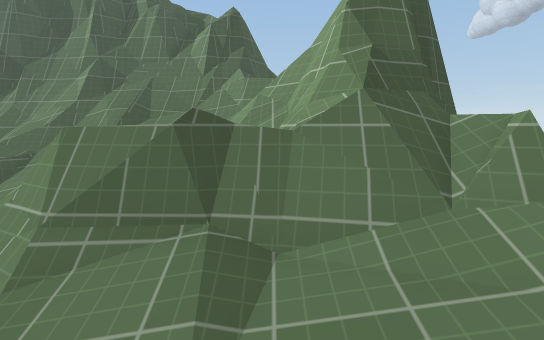
[1] (above)

16 first-person views from a walk through a 3-D level made in the Unity game engine. The camera is 1.5 m above the floor, tilts 8° down and sees 85° across. The floor is counted in squares, 1 m on a side. Each view is taken from the middle of a square. On the plan, view 1 faces up. The plan holds only what a view shows up to about 15 squares ahead; the rest is blank. The place goes on beyond the plan. The player is left out. Some surface patterns are stand-ins.

[2]
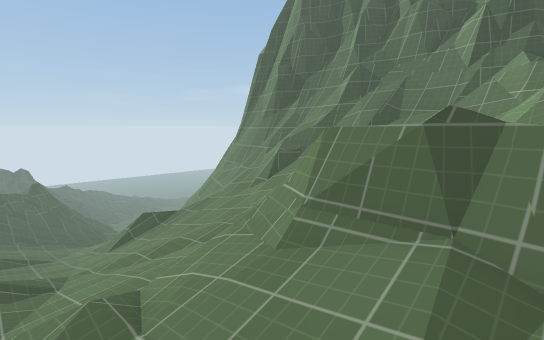

[3]
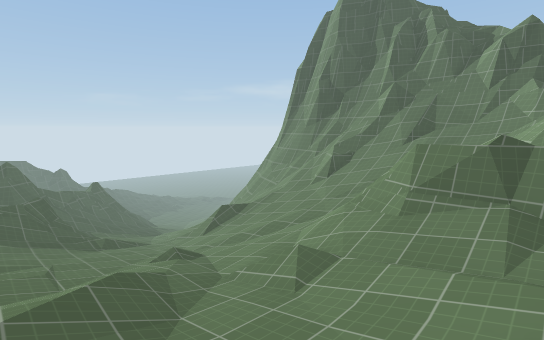

[4]
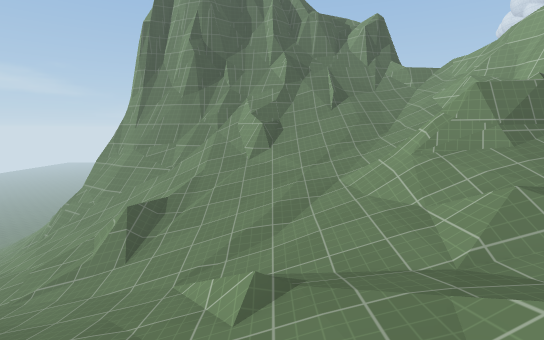

[5]
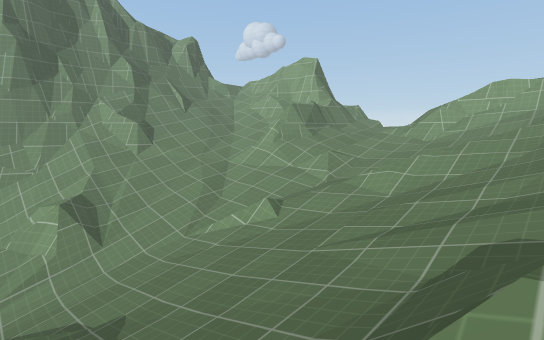

[6]
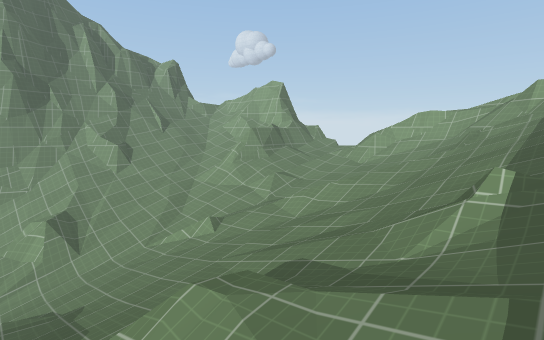

[7]
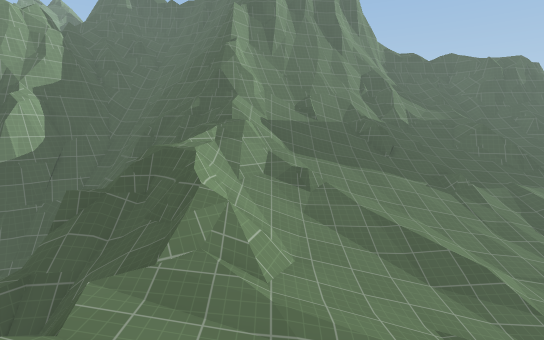

[8]
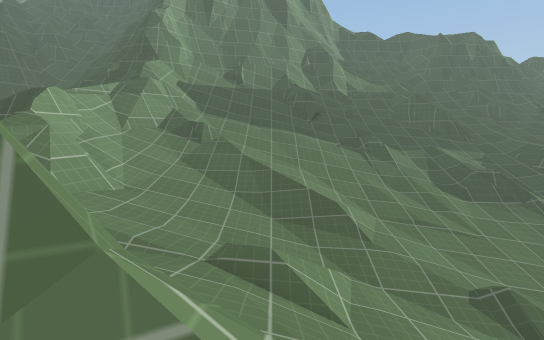

[9]
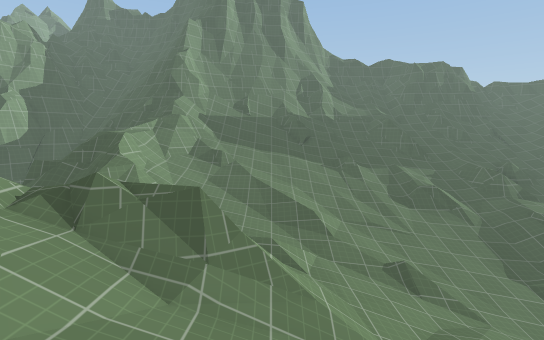

[10]
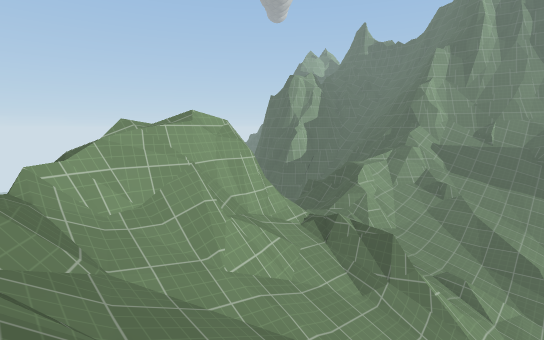

[11]
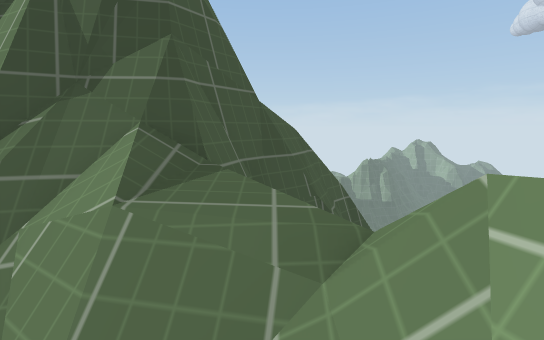

[12]
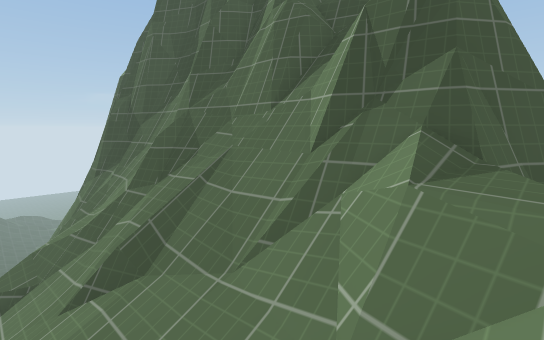

[13]
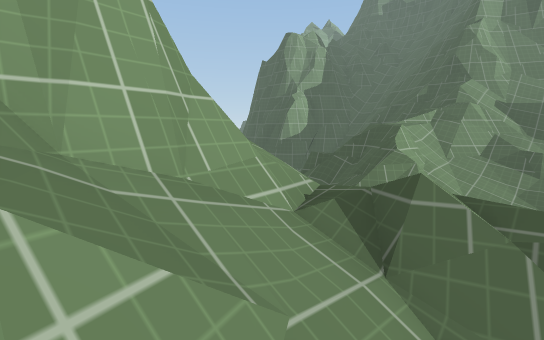

[14]
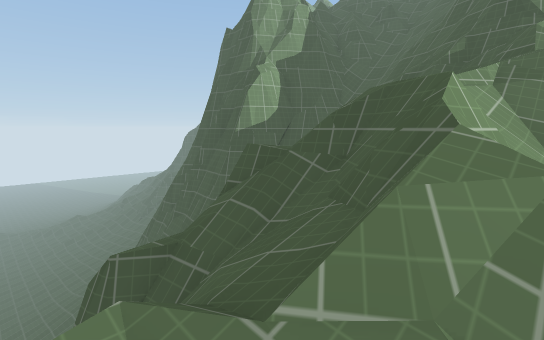

[15]
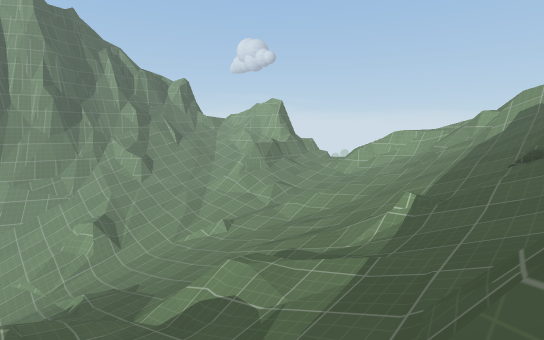

[16]
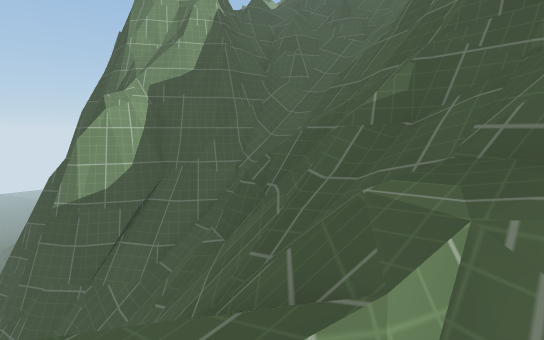

### Floor plan
Key: @ floor where view 1 was taken; # wall or solid block; x gap in a wall; . main floor; : floor 0.5 m higher than the main floor; - floor 0.5 m lower than the main floor; _ floor 0.75 m lower than the main floor; < floor 1.5 m lower than the main floor; + floor 2 m higher than the main floor; * floor 2.5 m higher than the main floor; % floor 2.75 m higher than the main floor; ( floor 2.75 m lower than the main floor; & floor 3.25 m higher than the main floor; ! floor 3.5 m lower than the main floor; ? floor 4.5 m lower than the main floor; / step, stairs or slope; = window, fence, low wall or low ledge; v drop or lower ground.
Columns run from 16 left of view 1 to 13 right of it. Each row starts with its distance up from view 1.
 16                 =v
 15                ##v
 14        #########v
 13        ##===####v
 12       ##%x////==xv
 11 ########+//////=//&
 10 ##=////==////////#=
  9 ====///=/////////=#
  8 ///////==//////=/=#
  7 ///////////////=x####
  6 /////////////////###
  5 /////////////////###
  4 ////////////===#v##=
  3 ?////////////=======
  2 ///!////////////////
  1 /////////////////...
  0 ////////////////@//._vv
 -1 //(////////</__-///:._-
 -2 //////////////////==.:v
 -3 /////////////////=#=#==
 -4 //////////////////==#
 -5 ////////////////////*
 -6 ////////////////////*     ###
 -7  ///.////////////=/*+v   =####
 -8 /////////////////=&&*v######
 -9 //////////////////x&&vv####
-10 //==//////=///////#==&v
-11 / == /////=    //=####

Where each view was taken, in squares from view 1:
view 1: 0 up, 0 right, facing up
view 2: 0 up, 0 right, facing up-left
view 3: 4 down, 0 right, facing up-left
view 4: 4 down, 8 left, facing up
view 5: 6 down, 14 left, facing up-right
view 6: 9 down, 14 left, facing up-right
view 7: 5 up, 0 right, facing down
view 8: 5 up, 4 left, facing down
view 9: 9 up, 4 left, facing down
view 10: 12 up, 6 left, facing down-right
view 11: 10 up, 0 right, facing up
view 12: 9 up, 0 right, facing up-left
view 13: 7 up, 2 left, facing down-right
view 14: 1 up, 1 right, facing down-right
view 15: 11 down, 16 left, facing up-right
view 16: 6 down, 2 right, facing down-right
